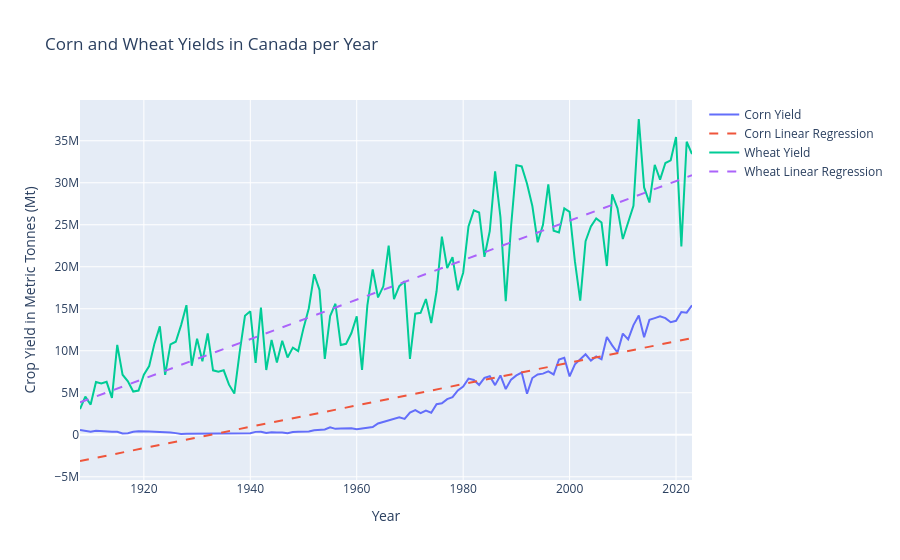

Write notebook code for a chart like this one.
### Code cell
# Line plot with linear regression
fig = go.Figure()

for crop in pre_canada_crops_df['Crop'].unique():
    df_crop = pre_canada_crops_df[pre_canada_crops_df['Crop'] == crop]
    X = df_crop['Year'].values.reshape(-1, 1)
    y = df_crop['Yield (Mt)'].values
    
    # Add the actual yield line
    fig.add_trace(go.Scatter(
        x=df_crop['Year'],
        y=y,
        mode='lines',
        name=f'{crop} Yield'
    ))
    
    # Fit and add regression line
    model = LinearRegression()
    model.fit(X, y)
    y_pred = model.predict(X)
    
    fig.add_trace(go.Scatter(
        x=df_crop['Year'],
        y=y_pred,
        mode='lines',
        name=f'{crop} Linear Regression',
        line=dict(dash='dash') 
    ))

# Update layout
fig.update_layout(
    title='Corn and Wheat Yields in Canada per Year',
    xaxis_title='Year',
    yaxis_title='Crop Yield in Metric Tonnes (Mt)'
)

fig.show()
